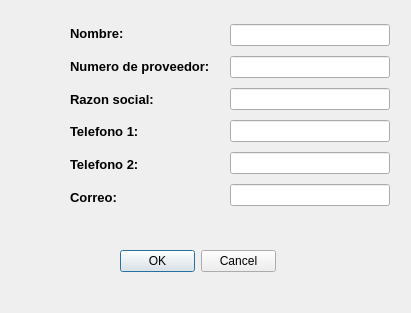
<?xml version="1.0" encoding="UTF-8"?>
<ui version="4.0">
 <class>guiprov_nuevo</class>
 <widget class="QDialog" name="guiprov_nuevo">
  <property name="geometry">
   <rect>
    <x>0</x>
    <y>0</y>
    <width>411</width>
    <height>313</height>
   </rect>
  </property>
  <property name="windowTitle">
   <string>Dialog</string>
  </property>
  <widget class="QDialogButtonBox" name="buttonBox">
   <property name="geometry">
    <rect>
     <x>120</x>
     <y>250</y>
     <width>156</width>
     <height>23</height>
    </rect>
   </property>
   <property name="orientation">
    <enum>Qt::Horizontal</enum>
   </property>
   <property name="standardButtons">
    <set>QDialogButtonBox::Cancel|QDialogButtonBox::Ok</set>
   </property>
  </widget>
  <widget class="QWidget" name="verticalLayoutWidget">
   <property name="geometry">
    <rect>
     <x>70</x>
     <y>20</y>
     <width>148</width>
     <height>191</height>
    </rect>
   </property>
   <layout class="QVBoxLayout" name="verticalLayout">
    <item>
     <widget class="QLabel" name="label">
      <property name="font">
       <font>
        <pointsize>10</pointsize>
        <weight>75</weight>
        <bold>true</bold>
       </font>
      </property>
      <property name="text">
       <string>Nombre:</string>
      </property>
     </widget>
    </item>
    <item>
     <widget class="QLabel" name="label_6">
      <property name="font">
       <font>
        <pointsize>10</pointsize>
        <weight>75</weight>
        <bold>true</bold>
       </font>
      </property>
      <property name="text">
       <string>Numero de proveedor:</string>
      </property>
     </widget>
    </item>
    <item>
     <widget class="QLabel" name="label_2">
      <property name="font">
       <font>
        <pointsize>10</pointsize>
        <weight>75</weight>
        <bold>true</bold>
       </font>
      </property>
      <property name="text">
       <string>Razon social:</string>
      </property>
     </widget>
    </item>
    <item>
     <widget class="QLabel" name="label_3">
      <property name="font">
       <font>
        <pointsize>10</pointsize>
        <weight>75</weight>
        <bold>true</bold>
       </font>
      </property>
      <property name="text">
       <string>Telefono 1:</string>
      </property>
     </widget>
    </item>
    <item>
     <widget class="QLabel" name="label_4">
      <property name="font">
       <font>
        <pointsize>10</pointsize>
        <weight>75</weight>
        <bold>true</bold>
       </font>
      </property>
      <property name="text">
       <string>Telefono 2:</string>
      </property>
     </widget>
    </item>
    <item>
     <widget class="QLabel" name="label_5">
      <property name="font">
       <font>
        <pointsize>10</pointsize>
        <weight>75</weight>
        <bold>true</bold>
       </font>
      </property>
      <property name="text">
       <string>Correo:</string>
      </property>
     </widget>
    </item>
   </layout>
  </widget>
  <widget class="QWidget" name="verticalLayoutWidget_2">
   <property name="geometry">
    <rect>
     <x>230</x>
     <y>20</y>
     <width>160</width>
     <height>191</height>
    </rect>
   </property>
   <layout class="QVBoxLayout" name="verticalLayout_2">
    <item>
     <widget class="QLineEdit" name="nombre"/>
    </item>
    <item>
     <widget class="QLineEdit" name="num">
      <property name="text">
       <string/>
      </property>
     </widget>
    </item>
    <item>
     <widget class="QLineEdit" name="razon">
      <property name="text">
       <string/>
      </property>
     </widget>
    </item>
    <item>
     <widget class="QLineEdit" name="telefono1"/>
    </item>
    <item>
     <widget class="QLineEdit" name="telefono2"/>
    </item>
    <item>
     <widget class="QLineEdit" name="correo"/>
    </item>
   </layout>
  </widget>
 </widget>
 <resources/>
 <connections>
  <connection>
   <sender>buttonBox</sender>
   <signal>accepted()</signal>
   <receiver>guiprov_nuevo</receiver>
   <slot>accept()</slot>
   <hints>
    <hint type="sourcelabel">
     <x>248</x>
     <y>254</y>
    </hint>
    <hint type="destinationlabel">
     <x>157</x>
     <y>274</y>
    </hint>
   </hints>
  </connection>
  <connection>
   <sender>buttonBox</sender>
   <signal>rejected()</signal>
   <receiver>guiprov_nuevo</receiver>
   <slot>reject()</slot>
   <hints>
    <hint type="sourcelabel">
     <x>316</x>
     <y>260</y>
    </hint>
    <hint type="destinationlabel">
     <x>286</x>
     <y>274</y>
    </hint>
   </hints>
  </connection>
 </connections>
</ui>
